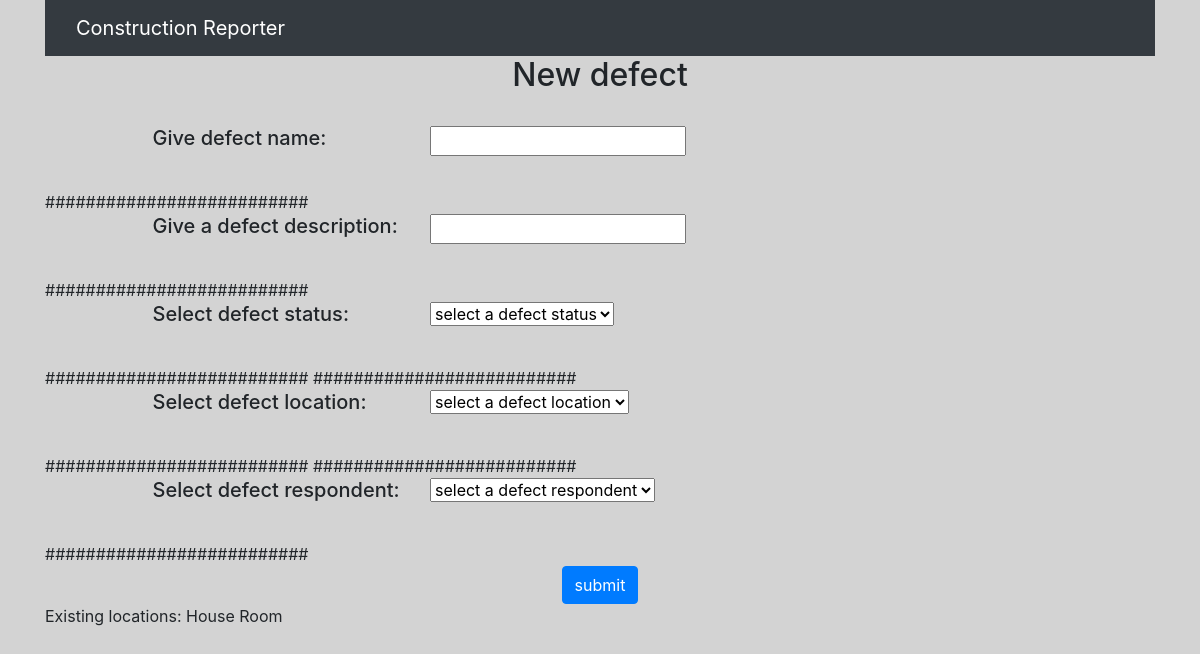
Before: /defect_creation (signed in) with the older database file.
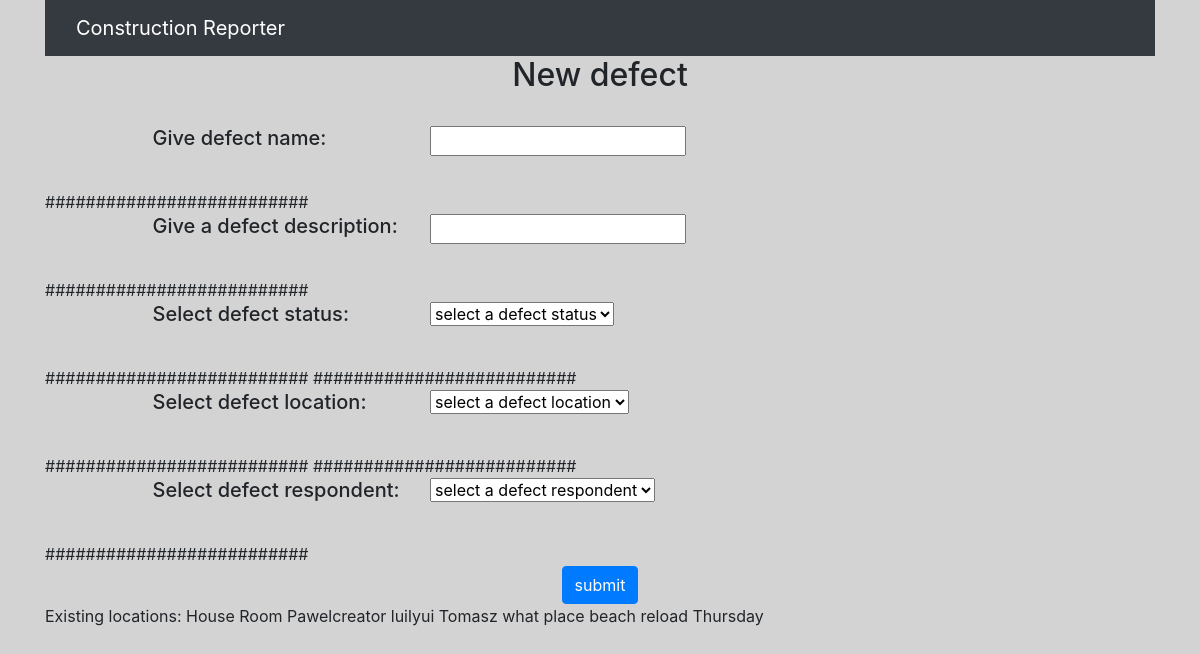
After: the same page with the newer database file.
### ConstructionReporter/models.py (models this page shows)
class Location(models.Model):
    location_name = models.CharField(max_length=200)
    location_type = models.ForeignKey(LocationType, on_delete=models.PROTECT)
    location_parent = models.ForeignKey('self', on_delete=models.CASCADE, blank=True, null=True)
    location_user_group = models.ManyToManyField(Group)
    location_admin = models.ManyToManyField(User)
    def __str__(self):
        return self.location_name

### ConstructionReporter/views.py (the view)
# urls.py: path('defect_creation', views.create_a_defect, name='create_a_defect'),
def create_a_defect(request):
    if not request.user.is_authenticated:
        return render(request, 'index.html')
    else:
        locations = load_locations()
        defects = load_defects()
        groups = load_groups()
        defect_statuses = load_defect_statuses()
        context = {
            'locations': locations,
            'defects': defects,
            'groups': groups,
            'defect_statuses': defect_statuses,
        }
        return render(request, 'ConstructionReporter/create_a_defect.html', context)

### ConstructionReporter/models.py (called while the page is built)
    def __str__(self):
        return self.defect_status

### ConstructionReporter/views.py (called while the page is built)
def load_locations():
    locations = Location.objects.all()
    return locations

def load_groups():
    groups = Group.objects.all()
    return groups

def load_defects():
    defects = Defect.objects.all()
    return defects

def load_defect_statuses():
    defect_statuses = DefectStatus.objects.all()
    return defect_statuses

### ConstructionReporter/templates/ConstructionReporter/create_a_defect.html (shortened to what this page needs)
{% extends 'ConstructionReporter/base.html' %}
{% block head %}
{% load i18n %}
{% endblock %}
{% block content %}
{% include 'ConstructionReporter/navbar_defect_creation.html' %}
<div class="container">
    <div class="row justify-content-center">
        <div class="col-12 text-center">
            <h2>{% trans "New defect" %}</h2>
        </div>
    </div>
</div>
<br>
<form action="/defect_creation/new" method="post">
    <div class="container">
        <div class="row">
            <div class="col-12 col-md-5 col-lg-4 col-xl-3 offset-md-1 text-center text-md-left">
                <h5><label for="defect_name">{% trans "Give defect name" %}:</label></h5>
            </div>
            <div class="col-12 col-md-6 col-lg-7 col-xl-8 text-center text-md-left">
                <input id="defect_name" type="text" name="defect_name">
            </div>
        </div>
    </div>
    <br>
##########################
    <div class="container">
        <div class="row">
            <div class="col-12 col-md-5 col-lg-4 col-xl-3 offset-md-1 text-center text-md-left">
                <h5><label for="defect_description">{% trans "Give a defect description" %}:</label></h5>
            </div>
            <div class="col-12 col-md-6 col-lg-7 col-xl-8 text-center text-md-left">
                <input id="defect_description" type="text" name="defect_description">
            </div>
        </div>
    </div>
    <br>
##########################
        <div class="container">
        <div class="row">
            <div class="col-12 col-md-5 col-lg-4 col-xl-3 offset-md-1 text-center text-md-left">
                <h5><label for="defect_status">{% trans "Select defect status" %}:</label></h5>
            </div>
            <div class="col-12 col-md-6 col-lg-7 col-xl-8 text-center text-md-left">
                <select id="defect_status" type="text" name="defect_status">
                    <option value="" disabled selected>select a defect status</option>
                </select>
            </div>
        </div>
    </div>
    <br>
##########################
##########################
        <div class="container">
        <div class="row">
            <div class="col-12 col-md-5 col-lg-4 col-xl-3 offset-md-1 text-center text-md-left">
                <h5><label for="defect_location">{% trans "Select defect location" %}:</label></h5>
            </div>
            <div class="col-12 col-md-6 col-lg-7 col-xl-8 text-center text-md-left">
                <select id="defect_location" type="text" name="defect_location">
                    <option value="" disabled selected>select a defect location</option>
                </select>
            </div>
        </div>
    </div>
    <br>
##########################
##########################
        <div class="container">
        <div class="row">
            <div class="col-12 col-md-5 col-lg-4 col-xl-3 offset-md-1 text-center text-md-left">
                <h5><label for="defect_respondent">{% trans "Select defect respondent" %}:</label></h5>
            </div>
            <div class="col-12 col-md-6 col-lg-7 col-xl-8 text-center text-md-left">
                <select id="defect_respondent" type="text" name="defect_respondent">
                    <option value="" disabled selected>select a defect respondent</option>
                </select>
            </div>
        </div>
    </div>
    <br>
##########################
    <div class="container">
        <div class="row">
            <div class="col-12 text-center">
                <input type="submit" class="btn btn-primary" value={% trans "submit" %}></h3>
            </div>
        </div>
    </div>
</form>
<div>
    Existing locations:
    {% for loc in locations %}
    {{ loc.location_name }}
    {% endfor %}
</div>
{% endblock %}

Changed rows visible on the page:
added Location: location_name "Pawelcreator"
added Location: location_name "luilyui"
added Location: location_name "Tomasz"
added Location: location_name "what"
added Location: location_name "place"
added Location: location_name "beach"
added Location: location_name "reload"
added Location: location_name "Thursday"
